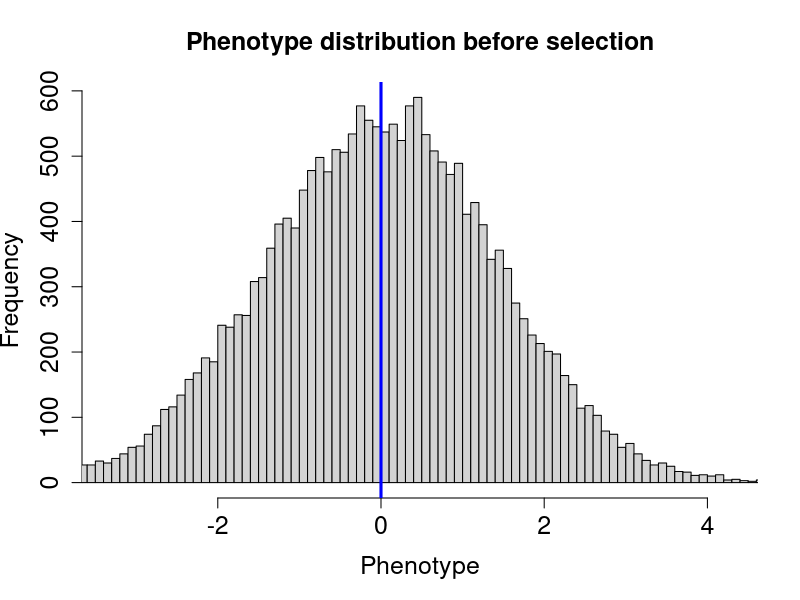
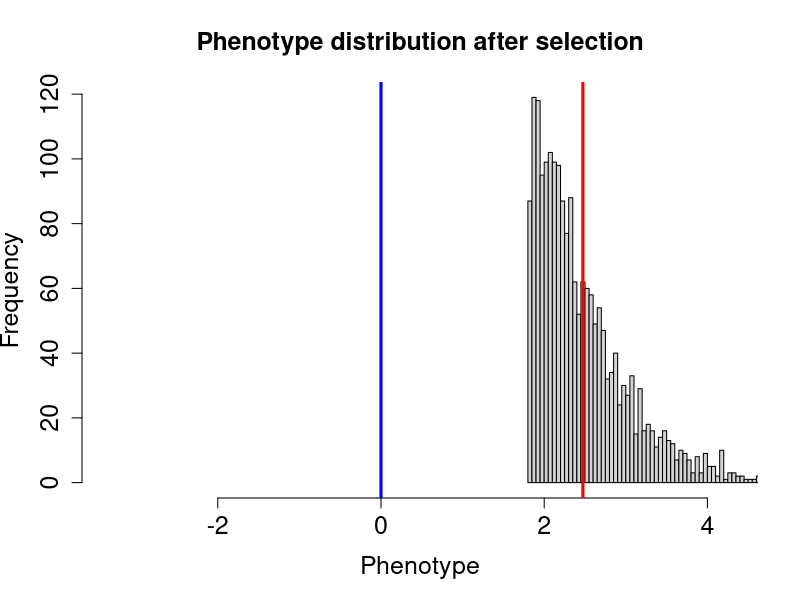
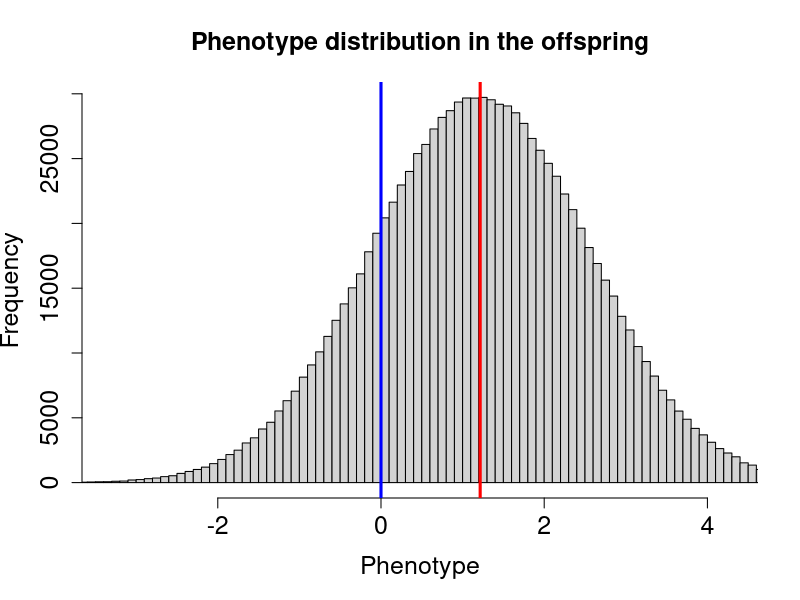

Generate these figures, in order, with R:
## ---- chunk 1
allele.freq<-0.5   
L <- 1000
environ.var<-1
sel<-0.1
Num_inds=10000

##MAKE A MUM
## For each mother, at each locus we draw an allele (either 0 or 1) from the population allele frequency. 
##We do this twice for each mother two represent the two haplotypes in the mother 
mum.hap.1<-replicate(Num_inds, rbinom(L,1,allele.freq) )
mum.hap.2<-replicate(Num_inds, rbinom(L,1,allele.freq) )
##type mum.hap.1[,1] to see the 1st mothers 1st haplotype

##Each mothers genotype at each locus is either 0,1,2
mum.geno<-mum.hap.1+mum.hap.2

additive.genetic<-colSums(mum.geno)
mean.genetic<-mean(additive.genetic)
genetic.var<-sd(additive.genetic)

additive.genetic<-additive.genetic / sd(additive.genetic)
mum.pheno<- additive.genetic + rnorm(Num_inds,sd=sqrt(environ.var))
mum.pheno<-mum.pheno-mean(mum.pheno)



###FAMILIES


##MAKE A DAD (same code as make a mum, only said in a deeper voice)
dad.hap.1<-replicate(Num_inds, rbinom(L,1,allele.freq) )
dad.hap.2<-replicate(Num_inds, rbinom(L,1,allele.freq) )
dad.geno<-dad.hap.1+dad.hap.2


additive.genetic<-colSums(dad.geno)
additive.genetic<-additive.genetic / sd(additive.genetic)
dad.pheno<- additive.genetic + rnorm(Num_inds,sd=sqrt(environ.var))
dad.pheno<-dad.pheno-mean(dad.pheno)

### Make a child
child.geno<-dad.hap.1+mum.hap.1 ##1/2 from mum 1/2 from dad

additive.genetic<-colSums(child.geno)
additive.genetic<-additive.genetic / sd(additive.genetic)
child.pheno<- additive.genetic + rnorm(Num_inds,sd=sqrt(environ.var))
child.pheno<-child.pheno-mean(child.pheno)



##Selection of top sel% of individuals

top.sel.per.mums<- mum.pheno>quantile(mum.pheno,p=1-sel) 
top.sel.per.dads<- dad.pheno>quantile(dad.pheno,p=1-sel)


child.geno<-dad.hap.1[,top.sel.per.dads]+mum.hap.1[,top.sel.per.mums] ##1/2 from mum 1/2 from dad

additive.genetic<-(colSums(child.geno)-mean.genetic)
additive.genetic<-additive.genetic/genetic.var
child.pheno<- additive.genetic + rnorm(length(child.geno),sd=sqrt(environ.var))

my.lim<-quantile(c(mum.pheno,dad.pheno),p=c(0.01,0.99))
my.lim[2]<-quantile(child.pheno,p=c(0.99))

hist(c(mum.pheno,dad.pheno),breaks=100,xlim=my.lim,xlab="Phenotype",main=paste("Phenotype distribution before selection"),cex.axis=1.5,cex.lab=1.5,cex.main=1.5); 
abline(v=0,col="blue",lwd=3)

par.mean<-mean(c(mum.pheno[top.sel.per.mums],dad.pheno[top.sel.per.dads]))
hist(c(mum.pheno[top.sel.per.mums],dad.pheno[top.sel.per.dads]),breaks=100,xlim=my.lim,xlab="Phenotype",main="Phenotype distribution after selection",cex.axis=1.5,cex.lab=1.5,cex.main=1.5); 
abline(v= par.mean,col="red",lwd=3)
abline(v=0,col="blue",lwd=3)


hist(child.pheno,xlim=my.lim,breaks=100,xlab="Phenotype",main="Phenotype distribution in the offspring",cex.axis=1.5,cex.lab=1.5,cex.main=1.5); 
abline(v=0,col="blue",lwd=3)
abline(v= mean(child.pheno),col="red",lwd=3)

